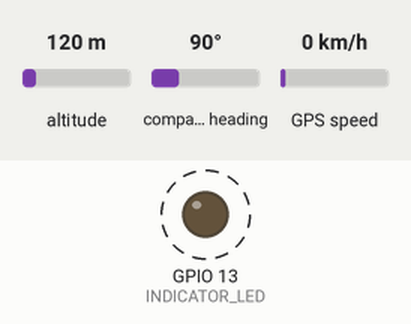
This program was run on a simulated ESP32. Shown: output pins drawn as LEDs (lit = HIGH). Dashed ring = blinking. The inputs (shaded band) are chosen by the test bench; at power-on: altitude 120 m, compass heading 90°, GPS speed 0 km/h. WiFi joins after 1.5 s; servers stay silent unless stated; uploads are accepted with an empty reply; the GPS gets a fix after 3 s at 37.7749, -122.4194 with 8 satellites; what the program prints to the serial monitor is not drawn.

Above: at 2.0 s.
Timing chart, 0 to 4.5 s (numbered marks = the images above):
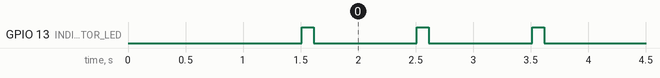

The program:

main.cpp
```cpp
#include <WiFi.h>
#include <HTTPClient.h>
#include <TinyGPSPlus.h>
#include <HardwareSerial.h>

// WiFi credentials
const char* ssid = "WWW.et";
const char* password = "123456788";

// Django API endpoint
const char* apiEndpoint = "http://192.168.137.204:8000/api/gps-data/";

// GPS setup
TinyGPSPlus gps;
HardwareSerial gpsSerial(2);  // UART2 (RX=16, TX=17)
#define INDICATOR_LED 13

// Geofence config
float fenceLat = -15.391967;
float fenceLon = 28.330280;
float radiusMeters = 1000000.0;

unsigned long lastSendTime = 0;

void sendToAPI(float lat, float lon, float speed, float alt, int hour, int minute, int second);
void setup() {
  Serial.begin(115200);
  gpsSerial.begin(9600, SERIAL_8N1, 16, 17);
  pinMode(INDICATOR_LED, OUTPUT);

  Serial.println("\n🔍 Starting GPS Tracker...");

  // Connect to WiFi
  WiFi.begin(ssid, password);
  Serial.print("Connecting to WiFi");
  while (WiFi.status() != WL_CONNECTED) {
    delay(500);
    Serial.print(".");
  }
  Serial.println("\n✅ Wi-Fi Connected");
}

void loop() {
  // Read and process GPS data
  while (gpsSerial.available()) {
    char c = gpsSerial.read();

    // Debug: Echo raw GPS data (comment out if too verbose)
    // Serial.write(c);

    if (gps.encode(c)) {
      digitalWrite(INDICATOR_LED, HIGH);
      delay(50);
      digitalWrite(INDICATOR_LED, LOW);
    }
  }

  // Process and send data every 5 seconds
  if (gps.location.isUpdated() && millis() - lastSendTime > 5000) {
    lastSendTime = millis();

    // Get GPS data
    float lat = gps.location.lat();
    float lon = gps.location.lng();
    float speed = gps.speed.kmph();
    float alt = gps.altitude.meters();
    int hour = gps.time.hour();
    int minute = gps.time.minute();
    int second = gps.time.second();

    // Print debug info
    Serial.println("\n📍 GPS Fix:");
    Serial.print("Chars processed: "); Serial.println(gps.charsProcessed());
    Serial.print("Satellites: "); Serial.println(gps.satellites.value());
    Serial.print("Latitude: "); Serial.println(lat, 6);
    Serial.print("Longitude: "); Serial.println(lon, 6);
    Serial.print("Speed: "); Serial.print(speed); Serial.println(" km/h");
    Serial.print("Altitude: "); Serial.print(alt); Serial.println(" m");
    Serial.print("Time: ");
    Serial.printf("%02d:%02d:%02d\n", hour, minute, second);

    // Geofence check
    float distance = TinyGPSPlus::distanceBetween(lat, lon, fenceLat, fenceLon);
    Serial.print("Distance from center: ");
    Serial.print(distance); Serial.println(" meters");
    Serial.println(distance > radiusMeters ? "⚠️ OUTSIDE GEOFENCE!" : "✅ Inside geofence");

    // Send to Django server
    sendToAPI(lat, lon, speed, alt, hour, minute, second);
  }
}

void sendToAPI(float lat, float lon, float speed, float alt, int hour, int minute, int second) {
  if (WiFi.status() == WL_CONNECTED) {
    WiFiClient client;
    HTTPClient http;

    http.begin(client, apiEndpoint);
    http.addHeader("Content-Type", "application/json");

    // Create JSON payload
    String timestamp = "2024-" + String(gps.date.month()) + "-" + String(gps.date.day()) +
                      " " + String(hour) + ":" + String(minute) + ":" + String(second);

    String json = "{";
    json += "\"device_id\":\"esp32_001\",";
    json += "\"timestamp\":\"" + timestamp + "\",";
    json += "\"latitude\":" + String(lat, 6) + ",";
    json += "\"longitude\":" + String(lon, 6) + ",";
    json += "\"speed\":" + String(speed, 2) + ",";
    json += "\"altitude\":" + String(alt, 2);
    json += "}";

    Serial.println("📤 Sending to server:");
    Serial.println(json);

    int httpCode = http.POST(json);
    String response = http.getString();

    Serial.print("HTTP status: ");
    Serial.println(httpCode);
    Serial.print("Response: ");
    Serial.println(response);

    http.end();
  } else {
    Serial.println("❌ Wi-Fi disconnected - attempting to reconnect...");
    WiFi.reconnect();
  }
}
```

Measured:
- by itself, GPIO 13 (INDICATOR_LED): alternates HIGH for 0.11 s and LOW for 0.89 s
